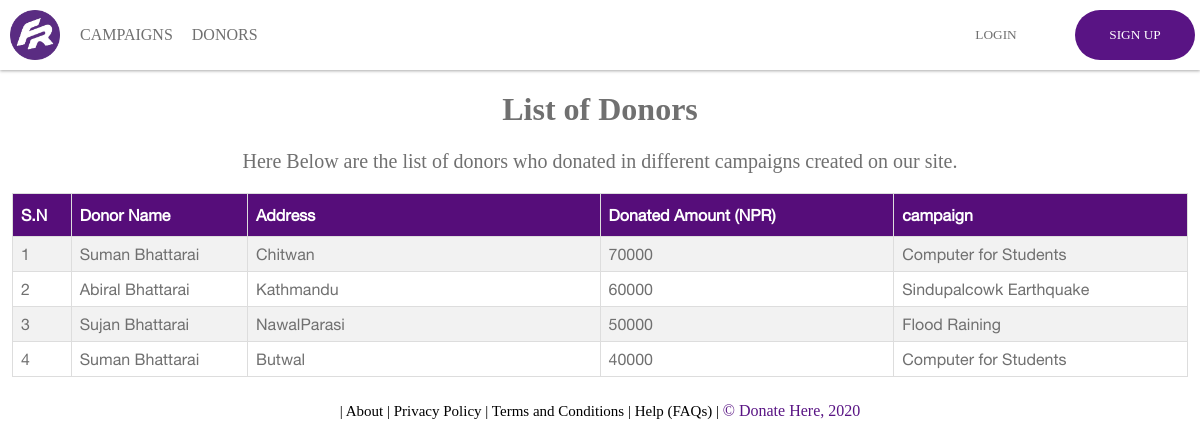
The page /donors.php on the database its author committed.
### tables this page shows
CREATE TABLE `donationproof` (
  `donation_proof_id` int(11) NOT NULL,
  `donor_id` int(11) NOT NULL,
  `campaign_id` int(11) NOT NULL,
  `donate_amount` bigint(20) NOT NULL,
  `donor_address` varchar(200) NOT NULL,
  `proof_image` varchar(255) DEFAULT NULL,
  `admin_approval` tinyint(1) DEFAULT '0',
  `proof_submit_date` timestamp NOT NULL DEFAULT CURRENT_TIMESTAMP
);

CREATE TABLE `donors` (
  `donor_id` int(11) NOT NULL,
  `donor_name` varchar(50) NOT NULL,
  `donor_email` varchar(50) NOT NULL,
  `campaign_id` int(11) NOT NULL
);

CREATE TABLE `campaigns` (
  `campaign_id` int(11) NOT NULL,
  `campaign_name` varchar(255) NOT NULL,
  `campaign_type` varchar(255) NOT NULL,
  `campaign_days` bigint(20) NOT NULL,
  `campaign_amount` bigint(20) NOT NULL,
  `campaign_description` varchar(255) NOT NULL,
  `campaignPhone` bigint(20) NOT NULL,
  `campaignImage` varchar(255) DEFAULT NULL,
  `campaignApproval` tinyint(1) DEFAULT '0',
  `campaignExpiry` tinyint(1) DEFAULT '1',
  `campaignCreator` varchar(255) NOT NULL,
  `campaign_reg_date` timestamp NOT NULL DEFAULT CURRENT_TIMESTAMP
);

### donors.php (the view, shortened to what this page needs)
<!DOCTYPE html>
<html lang="en">
<head>
    <link rel="stylesheet" href="assets/css/donors.css">
</head>
<body>
    <div class="nav-bar">
        <a href="index.php">
            <img src="assets/images/logo.png" alt="Fund Raiser logo">
        </a>
        <div class="nav-links">
            <a href="campaigns.php">CAMPAIGNS</a>
            <a href="donors.php">DONORS</a>
        </div>
        <div class="btn-login-signup">
            <button type="submit" id="btn-login" onclick="window.location.href='login.php'">LOGIN</button>
            <button type="submit" id="btn-signup" onclick="window.location.href='signup.php'">SIGN UP</button>
        </div>
    </div>
    <div class="main-container">
        <div class="text-content">
            <h1>List of Donors</h1>
            <p>Here Below are the list of donors who donated in different campaigns created on our site.</p>
        </div>
        <table>
            <tr>
                <th width="5%">S.N</th>
                <th width="15%">Donor Name</th>
                <th width="30%">Address</th>
                <th width="25%">Donated Amount (NPR)</th>
                <th width="25%">campaign</th>
            </tr>
            <?php
                    include 'includes/dbh.inc.php';
                    $sql = "SELECT * FROM campaigns,donationproof,donors
                    WHERE donationproof.admin_approval = 1
                    AND donors.donor_id = donationproof.donor_id
                    AND campaigns.campaign_id = donationproof.campaign_id
                    ORDER BY donate_amount desc;";
                    $result = mysqli_query($conn,$sql);
                    $resultCheck = mysqli_num_rows($result);
                    if($resultCheck > 0) {
                        while($row = mysqli_fetch_assoc($result)) {
                            static $counter = 1;
                            $donorName = $row['donor_name'];
                            $donorAddress = $row['donor_address'];
                            $donatedAmount = $row['donate_amount'];
                            $campaignName = $row['campaign_name'];
                ?>
                <tr>
                    <td><?php echo $counter++;?></td>
                    <td><?php echo $donorName; ?></td>
                    <td><?php echo $donorAddress; ?></td>
                    <td><?php echo $donatedAmount; ?></td>
                    <td><?php echo $campaignName; ?></td>
                </tr>
                <?php
                        }
                    }
                ?>
        </table>
    </div>
    <?php
        include_once 'footer.php';
    ?>

### assets/css/donors.css (style rules this page uses)
body { padding: 0; margin: 0; }
.nav-bar { height: 70px; width: 100%; box-shadow: 0 1px 3px #aaaaaa; }
.nav-bar img { height: 50px; width: auto; margin-top: 10px; margin-left: 10px; }
.nav-links { margin-top: -38px; margin-left: 80px; word-spacing: 15px; }
.nav-links a { text-decoration: none; color: #707070; font-family: HelveticaNeueMedium; }
.btn-login-signup { position: absolute; top: 10px; left: 78%; word-spacing: 15px; }
.btn-login-signup button { height: 50px; width: 120px; font-family: HelveticaNeueMedium; outline: none; }
#btn-login { border: none; background-color: white; color: #707070; }
#btn-signup { border: none; border-radius: 25px; background-color: #591484; color: white; }
.main-container { text-align: center; width: 100%; height: auto; color: #707070; }
.text-content h1 { font-family: HelveticaNeueMedium; text-align: center; color: #707070; }
.text-content p { text-align: center; font-size: 20px; font-family: HelveticaNeueThin; }
table { padding-top: 20px; margin-left: 1%; font-family: HelveticaNeueRegular; width: 98%; border-collapse: collapse; }
table td,th { border: 1px solid #ddd; padding: 8px; }
table td { margin-left: 20px; margin-top: 10px; text-align: left; }
table tr:nth-child(even) { background-color: #f2f2f2; }
table th { padding-top: 12px; padding-bottom: 12px; text-align: left; background-color: #560D7A; color: white; }

### rows shown on the page
donationproof: donor.donor_name "Suman Bhattarai", donor_address "Chitwan", donate_amount "70000", campaign.campaign_name "Computer for Students"
donationproof: donor.donor_name "Abiral Bhattarai", donor_address "Kathmandu", donate_amount "60000", campaign.campaign_name "Sindupalcowk Earthquake"
donationproof: donor.donor_name "Sujan Bhattarai", donor_address "NawalParasi", donate_amount "50000", campaign.campaign_name "Flood Raining"
donationproof: donor.donor_name "Suman Bhattarai", donor_address "Butwal", donate_amount "40000", campaign.campaign_name "Computer for Students"
